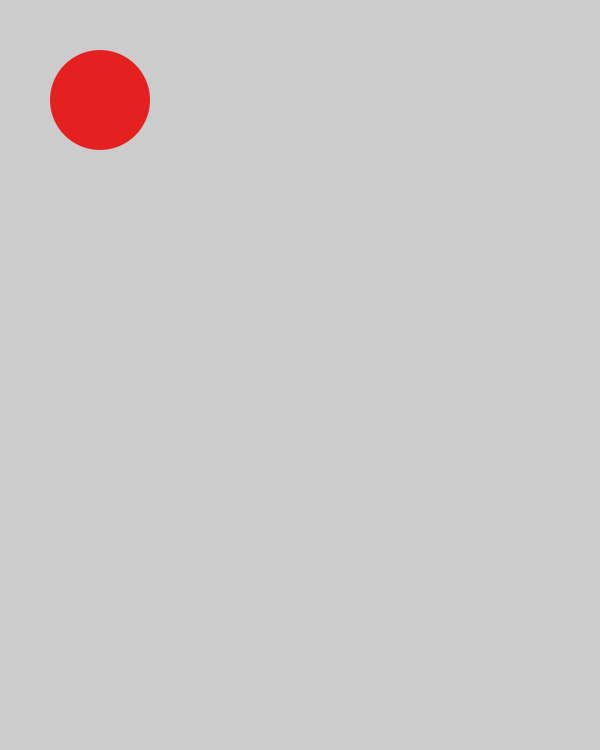
Frame 1 (no input)
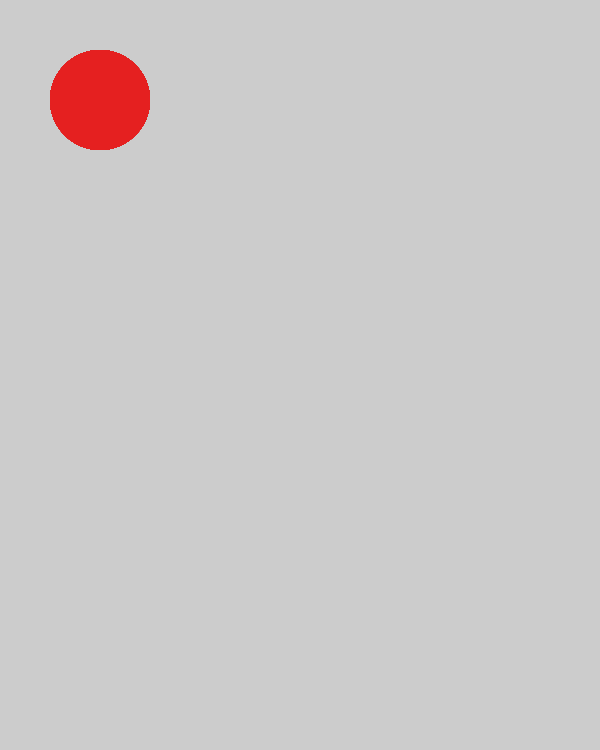
Frame 60 (the mouse pressed at the canvas centre just before this capture)
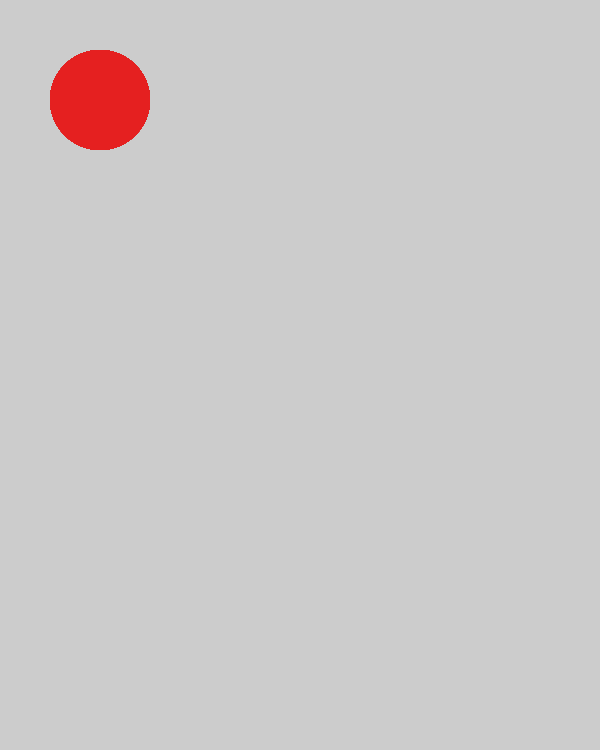
Frame 120 (the mouse held since frame 60 and released just before this capture)

The Processing sketch that drew these frames (run headless with seeded random() and noise(); from frame 60 on, the mouse is pressed at the canvas centre):

// Processing sketch: MethodProject
// ── MethodProject.pde
void setup() {
  size (600,750);
}
void draw(){
 if (mousePressed){
  fill(255,100,50);
 }
 else {
   
   fill(100,200,200);
 }
  noStroke();
  
  
  
  fill(#E52020);
  ellipse(100,100,100,100);




//Normies Ree, Logang for life


}
